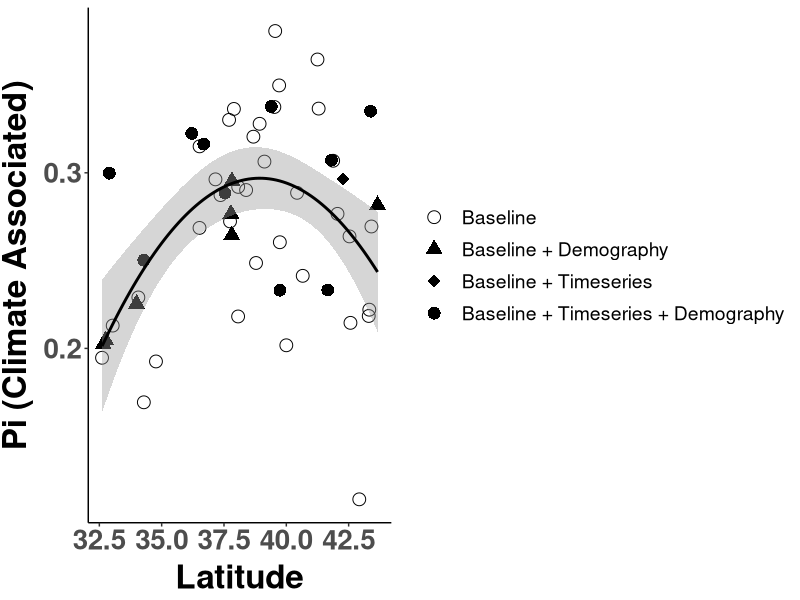

The R source for this figure: (Note: this script raises an error after producing the figure.)
##################################################################################
## Pi Latitude Plots
## Author Daniel Anstett
## 
## 
## Last Modified Jan 20, 2023
###################################################################################

# Remove objects and clear workspace
rm(list = ls(all=TRUE))

#Library install and import
library(tidyverse) 
library(car)
library(ggrepel)
library(RColorBrewer)
library(cowplot)

###################################################################################
#Import data & Prepare data frame
#Baseline & Timeseries
all_pop <- read_csv("data/genomic_data/Baseline_Timeseries_pops_final2.csv")%>% filter(Paper_ID<56) %>% filter(Paper_ID!=12)

all_pop <- all_pop %>% mutate()

#Pi
pi_df <- read_csv("data/genomic_data/baseline_pi.csv")
#mean(pi_df$pi_all_snps)
pi_all_pop <-left_join(all_pop,pi_df,by=c("Paper_ID"="Site"))
###################################################################################

#stats
lm1 <- lm(pi_snp_set~Lat,data=pi_all_pop)
summary(lm1)
Anova(lm1,type="III")

lm2 <- lm(pi_snp_set~poly(Lat,2),data=pi_all_pop)
summary(lm2)
Anova(lm2,type="III")

lm3 <- lm(pi_all_snps~Lat,data=pi_all_pop)
summary(lm3)
Anova(lm3,type="III")

lm4 <- lm(pi_snp_set~pi_all_snps,data=pi_all_pop)
summary(lm4)
Anova(lm4,type="III")


###########################################################################################################
#Make Latitude-pi graphs

# N-S color gradient

#color.list <- c("Baseline"="grey40","Timeseries_Demography"="red","Timeseries"="cyan2","Demography"="orange")



#Pi (Climate-Associated) vs. Latitude
ggplot(pi_all_pop, aes(x=Lat, y=pi_snp_set)) + 
  #geom_point(aes(fill=as.factor(round(Lat, 1))),shape=21,size =6)+
  geom_point(aes(shape=Type), size=4) +
  stat_smooth(method=lm, color="black", formula = y ~ x + I(x^2), aes(group=1)) + 
  scale_y_continuous(name="Pi (Climate Associated)")+
  scale_x_continuous(name="Latitude")+
  #,breaks=c(0.025,0.03,0.035,0.04,0.045))+
  scale_shape_manual(values = c(1,17,18,16))+
  #scale_fill_manual(values=color.list) +
  theme_classic() + theme(
    axis.text.x = element_text(size=20, face="bold"),
    axis.text.y = element_text(size=20,face="bold"),
    axis.title.x = element_text(color="black", size=24, vjust = 0.5, face="bold"),
    axis.title.y = element_text(color="black", size=24,vjust = 1.7, face="bold",hjust=0.5),
    legend.title = element_blank(),#legend.position="none",
    legend.text = element_text(size = 14),  # Increase the size of the legend text
    legend.key.size = unit(2, "lines"),  # Increase the size of the legend dots
    legend.key.height = unit(1.6, "lines") #Reduce height
  )
ggsave("Graphs/Pi_latitude/1_lat_pi_snp_set.pdf",width=11, height = 5.5, units = "in")


#Pi (Genome-wide) vs. Latitude
ggplot(pi_all_pop, aes(x=Lat, y=pi_all_snps)) + 
  geom_point(aes(shape=Type), size=4) +
  stat_smooth(method = lm, color = "black", aes(group=1)) +
  scale_y_continuous(name="Pi (Genome-Wide)")+
  scale_x_continuous(name="Latitude")+
  #,breaks=c(0.025,0.03,0.035,0.04,0.045))+
  scale_shape_manual(values = c(1,17,18,16))+
  #scale_fill_manual(values=color.list) +
  theme_classic() + theme(
    axis.text.x = element_text(size=20, face="bold"),
    axis.text.y = element_text(size=20,face="bold"),
    axis.title.x = element_text(color="black", size=24, vjust = 0.5, face="bold"),
    axis.title.y = element_text(color="black", size=24,vjust = 1.7, face="bold",hjust=0.5),
    legend.title = element_blank(), #legend.position="none",
    legend.text = element_text(size = 14),  # Increase the size of the legend text
    legend.key.size = unit(2, "lines"),  # Increase the size of the legend dots
    legend.key.height = unit(1.6, "lines") #Reduce height
  )
ggsave("Graphs/Pi_latitude/2_lat_pi_global.pdf",width=11, height = 5.5, units = "in")


#Adaptive vs neutral Pi
ggplot(pi_all_pop, aes(x = pi_all_snps, y = pi_snp_set)) + 
  geom_point(aes(shape=Type), size=4) +
  stat_smooth(method = lm, color = "black", aes(group=1)) +
  scale_y_continuous(name="Pi (Climate Associated)", breaks=c(0, 0.1, 0.2, 0.3, 0.4)) +
  scale_x_continuous(name="Pi (Genome-Wide)", breaks=c(0, 0.1, 0.2, 0.3)) +
  scale_shape_manual(values = c(1,17,18,16))+
  #scale_fill_manual(values=color.list) +
  theme_classic() + theme(
    axis.text.x = element_text(size=20, face="bold"),
    axis.text.y = element_text(size=20,face="bold"),
    axis.title.x = element_text(color="black", size=24, vjust = 0.5, face="bold"),
    axis.title.y = element_text(color="black", size=24,vjust = 1.7, face="bold",hjust=0.5),
    legend.title = element_blank(),
    legend.text = element_text(size = 14),  # Increase the size of the legend text
    legend.key.size = unit(2, "lines"),  # Increase the size of the legend dots
    legend.key.height = unit(1.6, "lines") #Reduce height
  )
ggsave("Graphs/Pi_latitude/3_pi_vs_pi.pdf",width=11, height = 5.5, units = "in")


